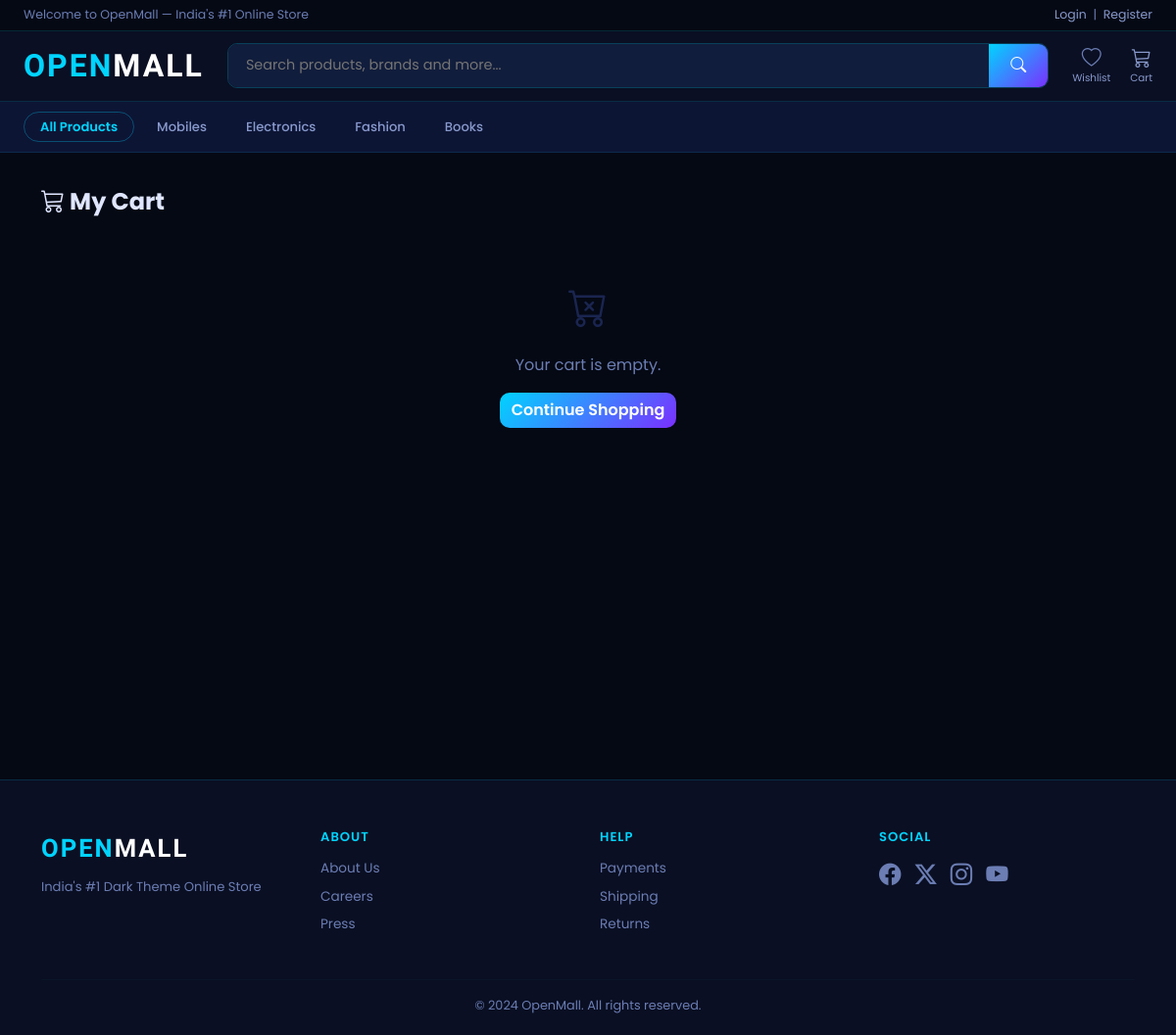
Page /cart/ on the committed database.
### store/models.py (models this page shows, shortened)
class Category(models.Model):
    name = models.CharField(max_length=200)
    slug = models.SlugField(unique=True, blank=True)
    image = models.ImageField(upload_to='categories/', blank=True)
    class Meta:
        verbose_name_plural = 'Categories'
    def get_absolute_url(self):
        return reverse('store:product_list_by_category', args=[self.slug])

### cart/views.py (the view)
# urls.py: path('', views.cart_detail, name='cart_detail'),
def cart_detail(request):
    cart = Cart(request)
    return render(request, 'cart/cart.html', {'cart': cart})

### cart/cart.py (called while the page is built)
    def __len__(self):
        return sum(item['quantity'] for item in self.cart.values())

### cart/context_processors.py (called while the page is built)
def cart(request):
    return {'cart': Cart(request)}

### store/context_processors.py (called while the page is built)
def categories_nav(request):
    return {'categories_nav': Category.objects.all()[:10]}

### templates/cart/cart.html (shortened to what this page needs)
{% extends 'base.html' %}
{% block content %}
<div class="container mt-3">
  <h4 class="fw-bold mb-3"><i class="bi bi-cart3"></i> My Cart</h4>
  {% if cart|length == 0 %}
  <div class="text-center py-5">
    <i class="bi bi-cart-x fs-1 text-muted"></i>
    <p class="text-muted mt-3">Your cart is empty.</p>
    <a href="{% url 'store:product_list' %}" class="btn btn-warning">Continue Shopping</a>
  </div>
  {% endif %}
</div>
{% endblock %}

### templates/base.html (shortened to what this page needs)
{% load static %}
<!DOCTYPE html>
<html lang="en">
<head>
  <link rel="stylesheet" href="https://cdn.jsdelivr.net/npm/bootstrap@5.3.2/dist/css/bootstrap.min.css">
  <link rel="stylesheet" href="https://cdn.jsdelivr.net/npm/bootstrap-icons@1.11.2/font/bootstrap-icons.min.css">
  <link rel="stylesheet" href="{% static 'css/style.css' %}">
</head>
<body>
<div style="background:#050914; border-bottom:1px solid rgba(0,212,255,0.15); padding:6px 24px; display:flex; justify-content:space-between; align-items:center; font-size:.78rem; font-family:'Poppins',sans-serif;">
  <span style="color:#6b7db3;">Welcome to OpenMall — India's #1 Online Store</span>
  <span style="color:#6b7db3;">
    {% if user.is_authenticated %}
      Hello, <strong style="color:#00d4ff;">{{ user.first_name|default:user.username }}</strong>
      &nbsp;|&nbsp;
      <a href="{% url 'accounts:profile' %}" style="color:#8899cc; text-decoration:none;" onmouseover="this.style.color='#00d4ff'" onmouseout="this.style.color='#8899cc'">My Account</a>
      &nbsp;|&nbsp;
      <a href="{% url 'accounts:logout' %}" style="color:#8899cc; text-decoration:none;" onmouseover="this.style.color='#ff2d78'" onmouseout="this.style.color='#8899cc'">Logout</a>
    {% else %}
      <a href="{% url 'accounts:login' %}" style="color:#8899cc; text-decoration:none;" onmouseover="this.style.color='#00d4ff'" onmouseout="this.style.color='#8899cc'">Login</a>
      &nbsp;|&nbsp;
      <a href="{% url 'accounts:register' %}" style="color:#8899cc; text-decoration:none;" onmouseover="this.style.color='#00d4ff'" onmouseout="this.style.color='#8899cc'">Register</a>
    {% endif %}
  </span>
</div>
<nav style="background:#0a0f23; border-bottom:1px solid rgba(0,212,255,0.15); padding:0 24px; height:72px; display:flex; align-items:center; gap:24px;">
  <a href="{% url 'store:home' %}" style="text-decoration:none; white-space:nowrap; font-family:'Rajdhani',sans-serif; font-size:2rem; font-weight:700; letter-spacing:2px; flex-shrink:0;">
    <span style="color:#00d4ff;">OPEN</span><span style="color:white;">MALL</span>
  </a>
  <form action="{% url 'store:search' %}" method="get"
        style="flex:1; display:flex; height:46px; border-radius:10px; overflow:hidden; border:1px solid rgba(0,212,255,0.25);">
    <input
      type="search" name="q" value="{{ request.GET.q }}"
      placeholder="Search products, brands and more..."
      style="flex:1; background:#111d3c; border:none; outline:none; color:white; padding:0 18px; font-size:.9rem; font-family:'Poppins',sans-serif;">
    <button type="submit"
      style="background:linear-gradient(135deg,#00d4ff,#7b2fff); border:none; padding:0 22px; color:white; font-size:1rem; cursor:pointer;">
      <i class="bi bi-search"></i>
    </button>
  </form>
  <div style="display:flex; align-items:center; gap:20px; flex-shrink:0;">
    <a href="{% url 'store:wishlist' %}"
       style="display:flex; flex-direction:column; align-items:center; justify-content:center; text-decoration:none; color:#8899cc; transition:color .2s; gap:6px;"
       onmouseover="this.style.color='#00d4ff'"
       onmouseout="this.style.color='#8899cc'">
      <i class="bi bi-heart" style="font-size:1.25rem; line-height:1;"></i>
      <span style="font-size:.65rem; font-family:'Poppins',sans-serif; line-height:1;">Wishlist</span>
    </a>
    <a href="{% url 'cart:cart_detail' %}"
       style="display:flex; flex-direction:column; align-items:center; justify-content:center; text-decoration:none; color:#8899cc; transition:color .2s; gap:6px; position:relative;"
       onmouseover="this.style.color='#00d4ff'"
       onmouseout="this.style.color='#8899cc'">
      <i class="bi bi-cart3" style="font-size:1.25rem; line-height:1;"></i>
      <span style="font-size:.65rem; font-family:'Poppins',sans-serif; line-height:1;">Cart</span>
    </a>
  </div>
</nav>
<nav style="background:#0d1535; border-bottom:1px solid rgba(0,212,255,0.1); padding:10px 24px; display:flex; gap:6px; overflow-x:auto; white-space:nowrap;">
  <a href="{% url 'store:product_list' %}"
     style="color:#00d4ff; text-decoration:none; font-size:.82rem; font-weight:600; padding:5px 16px; border-radius:20px; border:1px solid rgba(0,212,255,0.3); font-family:'Poppins',sans-serif; transition:all .2s;"
     onmouseover="this.style.background='rgba(0,212,255,0.1)'"
     onmouseout="this.style.background='transparent'">
    All Products
  </a>
  {% for cat in categories_nav %}
    <a href="{{ cat.get_absolute_url }}"
       style="color:#8899cc; text-decoration:none; font-size:.82rem; font-weight:500; padding:5px 16px; border-radius:20px; border:1px solid transparent; font-family:'Poppins',sans-serif; transition:all .2s;"
       onmouseover="this.style.color='#00d4ff'; this.style.borderColor='rgba(0,212,255,0.3)'; this.style.background='rgba(0,212,255,0.08)'"
       onmouseout="this.style.color='#8899cc'; this.style.borderColor='transparent'; this.style.background='transparent'">
      {{ cat.name }}
    </a>
  {% endfor %}
</nav>
<main style="background:#050914; min-height:80vh; padding:20px 0;">
  {% block content %}{% endblock %}
</main>
<footer style="background:#0a0f23; border-top:1px solid rgba(0,212,255,0.15); padding:50px 0 20px;">
  <div class="container">
    <div class="row g-4">
      <div class="col-md-3">
        <a href="{% url 'store:home' %}" style="text-decoration:none; font-family:'Rajdhani',sans-serif; font-size:1.6rem; font-weight:700; letter-spacing:2px;">
          <span style="color:#00d4ff;">OPEN</span><span style="color:white;">MALL</span>
        </a>
        <p style="color:#6b7db3; font-size:.82rem; margin-top:10px;">India's #1 Dark Theme Online Store</p>
      </div>
      <div class="col-md-3">
        <h6 style="color:#00d4ff; font-weight:600; letter-spacing:1px; font-size:.82rem; margin-bottom:14px;">ABOUT</h6>
        <ul class="list-unstyled" style="font-size:.85rem;">
          <li class="mb-2"><a href="#" style="color:#6b7db3; text-decoration:none;" onmouseover="this.style.color='#00d4ff'" onmouseout="this.style.color='#6b7db3'">About Us</a></li>
          <li class="mb-2"><a href="#" style="color:#6b7db3; text-decoration:none;" onmouseover="this.style.color='#00d4ff'" onmouseout="this.style.color='#6b7db3'">Careers</a></li>
          <li class="mb-2"><a href="#" style="color:#6b7db3; text-decoration:none;" onmouseover="this.style.color='#00d4ff'" onmouseout="this.style.color='#6b7db3'">Press</a></li>
        </ul>
      </div>
      <div class="col-md-3">
        <h6 style="color:#00d4ff; font-weight:600; letter-spacing:1px; font-size:.82rem; margin-bottom:14px;">HELP</h6>
        <ul class="list-unstyled" style="font-size:.85rem;">
          <li class="mb-2"><a href="#" style="color:#6b7db3; text-decoration:none;" onmouseover="this.style.color='#00d4ff'" onmouseout="this.style.color='#6b7db3'">Payments</a></li>
          <li class="mb-2"><a href="#" style="color:#6b7db3; text-decoration:none;" onmouseover="this.style.color='#00d4ff'" onmouseout="this.style.color='#6b7db3'">Shipping</a></li>
          <li class="mb-2"><a href="#" style="color:#6b7db3; text-decoration:none;" onmouseover="this.style.color='#00d4ff'" onmouseout="this.style.color='#6b7db3'">Returns</a></li>
        </ul>
      </div>
      <div class="col-md-3">
        <h6 style="color:#00d4ff; font-weight:600; letter-spacing:1px; font-size:.82rem; margin-bottom:14px;">SOCIAL</h6>
        <div style="display:flex; gap:14px; font-size:1.4rem;">
          <a href="#" style="color:#6b7db3; transition:color .2s;" onmouseover="this.style.color='#00d4ff'" onmouseout="this.style.color='#6b7db3'"><i class="bi bi-facebook"></i></a>
          <a href="#" style="color:#6b7db3; transition:color .2s;" onmouseover="this.style.color='#00d4ff'" onmouseout="this.style.color='#6b7db3'"><i class="bi bi-twitter-x"></i></a>
          <a href="#" style="color:#6b7db3; transition:color .2s;" onmouseover="this.style.color='#ff2d78'" onmouseout="this.style.color='#6b7db3'"><i class="bi bi-instagram"></i></a>
          <a href="#" style="color:#6b7db3; transition:color .2s;" onmouseover="this.style.color='#ff2d78'" onmouseout="this.style.color='#6b7db3'"><i class="bi bi-youtube"></i></a>
        </div>
      </div>
    </div>
    <hr style="border-color:rgba(0,212,255,0.1); margin-top:30px;">
    <p style="text-align:center; color:#6b7db3; font-size:.8rem; margin:0;">© 2024 OpenMall. All rights reserved.</p>
  </div>
</footer>
</body>
</html>

### static/css/style.css (style rules this page uses)
:root { --primary: #00d4ff; --primary-dark: #00a8cc; --secondary: #ff2d78; --accent: #7b2fff; --dark: #050914; --dark2: #0a0f23; --dark3: #0d1535; --dark4: #111d3c; --card-bg: #0d1535; --card-border: rgba(0, 212, 255, 0.15); --text: #e0e6ff; --text-muted: #6b7db3; --gradient1: linear-gradient(135deg, #00d4ff, #7b2fff); --gradient2: linear-gradient(135deg, #ff2d78, #7b2fff); --gradient3: linear-gradient(135deg, #7b2fff, #00d4ff); --glow-cyan: 0 0 20px rgba(0, 212, 255, 0.4); --glow-pink: 0 0 20px rgba(255, 45, 120, 0.4); --shadow: 0 10px 40px rgba(0, 0, 0, 0.5); --shadow-hover: 0 20px 60px rgba(0, 212, 255, 0.2); --radius: 16px; --radius-sm: 8px; }
* { margin: 0; padding: 0; box-sizing: border-box; }
body { font-family: 'Poppins', sans-serif; background: var(--dark); color: var(--text); }
main { background: var(--dark) !important; min-height: 80vh; }
.text-muted { color: #8899cc !important; opacity: 1 !important; }
.bi-heart { color: var(--text-muted); }
.btn-warning { background: var(--gradient1) !important; border: none !important; color: white !important; font-weight: 600; border-radius: 10px; transition: all .3s; }
footer { background: var(--dark2) !important; border-top: 1px solid rgba(0, 212, 255, 0.15); }
footer h6 { color: var(--primary) !important; letter-spacing: 1px; font-size: .8rem; }
footer a { color: var(--text-muted) !important; transition: color .2s; text-decoration: none; }
footer .bi { transition: color .2s; }
footer hr { border-color: rgba(0, 212, 255, 0.1) !important; }
footer p { color: var(--text-muted); }
.text-center .bi.fs-1 { color: #1a2550 !important; }
.text-muted { color: var(--text-muted) !important; }

### rows in the picture
Category: name "Mobiles"
Category: name "Electronics"
Category: name "Fashion"
Category: name "Books"
